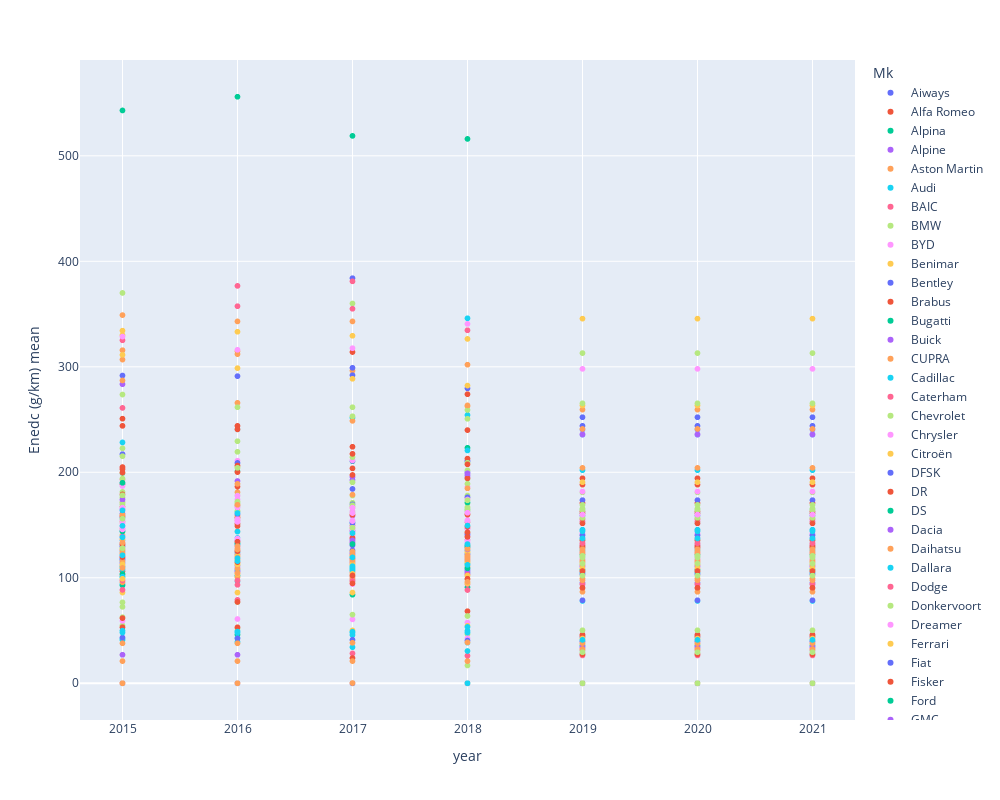

Notebook cell for this chart:
### Markdown cell above
Caption

### Code cell
fig = px.scatter(car_emission, x='year', y= 'Enedc (g/km) mean', color='Mk')
fig.update_layout(width= 1000, height=800)
fig.show()
